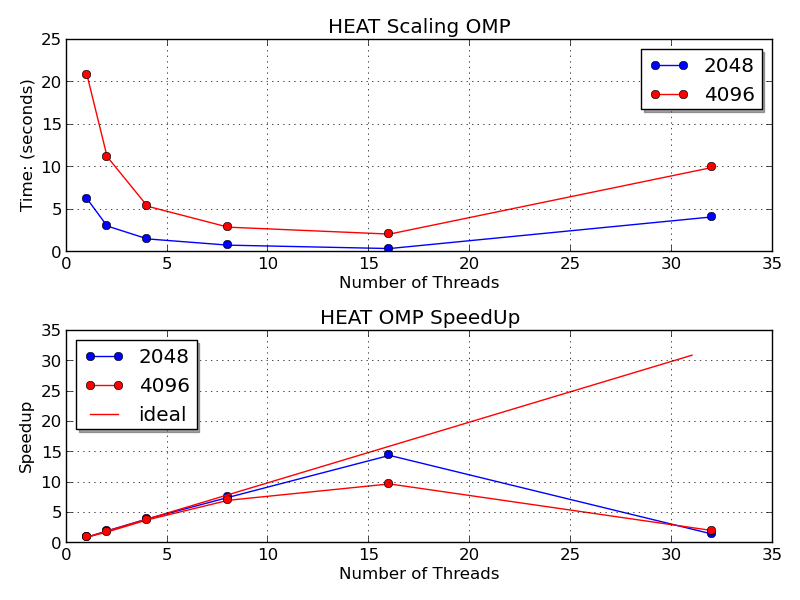

Reproduce this figure in Python.
#!/usr/bin/env python2

import matplotlib
matplotlib.use('Agg')
import matplotlib.pyplot as plt 
import pandas as pd

df1 = pd.read_csv("omp_heat_scaling2048.dat", names=["OMP", "numThreads", "dim1", "dim2", "op", "time"] )
df2 = pd.read_csv("omp_heat_scaling4096.dat", names=["OMP", "numThreads", "dim1", "dim2", "op", "time"] )

print(df1)
print(df2)

# Grafico 1
plt.subplot(2, 1, 1)

plt.title('HEAT Scaling OMP')
plt.grid()

plt.xlabel('Number of Threads')
plt.ylabel('Time: (seconds)')

plt.plot(df1["numThreads"], df1["time"], 'r-o', label="2048", color="blue")
plt.plot(df2["numThreads"], df2["time"], 'r-o', label="4096", color="red")

plt.legend(shadow=True, loc="best")

# Grafico 2
plt.subplot(2, 1, 2)
plt.title('HEAT OMP SpeedUp')
plt.grid()

plt.xlabel('Number of Threads')
plt.ylabel('Speedup')

plt.plot(df1["numThreads"], df1["time"].iloc[0]/df1["time"], 'r-o', label="2048", color="blue")
plt.plot(df2["numThreads"], df2["time"].iloc[0]/df2["time"], 'r-o', label="4096", color="red")
plt.plot(range(1, 32), range(1, 32), 'r', label="ideal")

plt.legend(shadow=True, loc="best")
plt.tight_layout()
plt.savefig('omp_heat_scaling.png')
